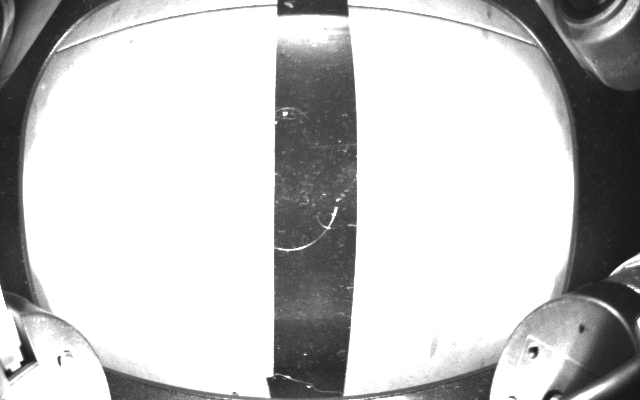
#> input picture black_line_raw.png, 640 x 400 px
$ python -i A3_Line_Following.py   (imports and definitions only)
#> lines starting #> are read from the running program, lines starting #| are printed output that depends on the picture; after the words box and inside, x2 and y2 are one past the last pixel; in counts of white or black regions, pixels touching at a corner belong together
#> further down, picture is the input picture: shape (400, 640, 3); min 20, max 255, mean 196.8
import csv
import threading
import time
from pathlib import Path
from datetime import datetime

import cv2
import numpy as np
try:
    from quick_start_qbot_platform import QBotPlatformCSICamera, QBotPlatformDriver
except ModuleNotFoundError as exc:
    if exc.name != "quick_start_qbot_platform":
        raise
    import importlib.util

    helper_path = Path(__file__).resolve().with_name("quick_start_qbot_platform.py")
    if not helper_path.is_file():
        raise ModuleNotFoundError(
            "Place quick_start_qbot_platform.py"
        ) from exc
    spec = importlib.util.spec_from_file_location("quick_start_qbot_platform", helper_path)
    if spec is None or spec.loader is None:
        raise ImportError(f"Cannot load QBot helper: {helper_path}")
    qbot_api = importlib.util.module_from_spec(spec)
    spec.loader.exec_module(qbot_api)
    QBotPlatformCSICamera = qbot_api.QBotPlatformCSICamera
    QBotPlatformDriver = qbot_api.QBotPlatformDriver


ROBOT_IP = "134.29.23.233"
CAMERA_WIDTH = 640
CAMERA_HEIGHT = 400

CAMERA_FPS = 40.0
DISPLAY_FPS = 30.0

NORMAL_LOG_DIR = Path("normal_following_results")
NORMAL_LOG_INTERVAL = 0.05  # up to 20 recorded camera samples per second

CAMERA_CENTER_OFFSET_PX = 0
LINE_GUIDE_HALF_WIDTH_PX = 200
LINE_GUIDE_EARLY_MARGIN_PX = 18
LINE_GUIDE_CORRECTION_RAMP_PX = 30.0
LINE_GUIDE_MAX_FOLLOW_CORRECTION = 0.025
LINE_GUIDE_MAX_REJOIN_CORRECTION = 0.012
LINE_GUIDE_HEADING_LOOKAHEAD = 0.12
LINE_GUIDE_MIN_FOLLOW_SPEED = 0.050
CENTER_BOTTOM_ROW = 0.94
CENTER_BOTTOM_MAX_SHIFT_PX = 70
CENTER_BOTTOM_WEIGHT = 0.82
CENTER_HOLD_ERROR = 0.025
CENTER_HOLD_HEADING = 0.045
CENTER_HOLD_RELEASE_SMOOTHING = 0.86
CENTER_OPPOSITE_HEADING_FACTOR = 0.60
CENTER_TRIM_P_GAIN = 0.05
CENTER_TRIM_I_GAIN = 0.015
CENTER_TRIM_D_GAIN = 0.16
CENTER_TRIM_MAX = 0.030
CENTER_TRIM_INTEGRAL_MAX = 0.08
CENTER_TRIM_DEADBAND = 0.012
CENTER_TRIM_HEADING_START = 0.10
CENTER_TRIM_HEADING_END = 0.25
CENTER_TRIM_ERROR_START = 0.23
CENTER_TRIM_ERROR_END = 0.35
CENTER_TRIM_MAX_DT = 0.12
CENTER_SLOWDOWN_START = 0.05
CENTER_SLOWDOWN_FULL = 0.21
CENTER_SLOWDOWN_SPEED = 0.052

CORNER_RECOVERY_SCAN_ROWS = (0.92, 0.82, 0.72, 0.62, 0.52)
CORNER_RECOVERY_MAX_ROW_SHIFT_PX = 175

DARK_CONTRAST_RATIO = 0.15
MIN_DARK_CONTRAST = 18.0
SIDE_CONTRAST = 22.0
SCAN_ROWS = (0.90, 0.60, 0.2)
SCAN_HEIGHT = 9
MIN_LINE_WIDTH = 6
MAX_LINE_WIDTH = 155
START_MAX_DISTANCE = 165
TRACK_MAX_DISTANCE = 125
MAX_ROW_SHIFT = 150
MAX_NEAR_MID_SHIFT = 105

FORWARD_SPEED = 0.07
STEERING_GAIN = 0.24
HEADING_GAIN = 0.10
QBOT_CURVE_HEADING_GAIN = 0.08
FOLLOW_ERROR_DEADBAND = 0.03
STEERING_SIGN = -1.0
MAX_TURN_RATE = 0.11
TURN_SMOOTHING = 0.38


SHARP_HEADING_START = 0.16
SHARP_HEADING_FULL = 0.37
SHARP_ERROR_START = 0.38
SHARP_ERROR_FULL = 0.65
SHARP_FORWARD_SPEED = 0.030
SHARP_MAX_TURN_RATE = 0.20
SHARP_STEERING_GAIN = 0.31
SHARP_HEADING_GAIN = 0.34
SHARP_TURN_SMOOTHING = 0.36


SHARP_TURN_STEP = 0.027
SHARP_TURN_BRAKE_STEP = 0.070
CENTER_NEAR_TOL = 0.15
CENTER_BRAKE_SMOOTHING = 0.76
ACQUIRE_FRAMES = 3
LOST_FRAMES = 2

CORNER_MIN_SIDE_PX = 45
CORNER_MAX_OTHER_PX = 48
CORNER_ROW_START = 0.50
CORNER_ROW_END = 0.94
CORNER_TRIGGER_ROW = 0.58
CORNER_APPROACH_SPEED = 0.038
CORNER_CONFIRM_FRAMES = 2
CORNER_FORWARD_SPEED = 0.003
CORNER_TURN_RATE = 0.22
CORNER_MIN_SECONDS = 1.15
CORNER_MAX_SECONDS = 8.0
CORNER_CENTER_TOL = 0.90
CORNER_HEADING_TOL = 1.08
CORNER_LOCK_FRAMES = 3
CORNER_COOLDOWN = 1.4


CORNER_REJOIN_SPEED = 0.025
CORNER_REJOIN_MAX_SECONDS = 3.80
CORNER_REJOIN_LOCK_FRAMES = 4
CORNER_REJOIN_LOST_FRAMES = 5
CORNER_SAFE_REJOIN_AFTER = 4.10

REJOIN_STEERING_GAIN = 0.32
REJOIN_HEADING_GAIN = 0.26
REJOIN_MAX_TURN_RATE = 0.17
REJOIN_SMOOTHING = 0.60
REJOIN_ALIGN_ERROR = 0.09
REJOIN_ALIGN_HEADING = 0.16
REJOIN_SOFT_ERROR = 0.20
REJOIN_SOFT_HEADING = 0.30
REJOIN_SOFT_LOCK_FRAMES = 5
REJOIN_SOFT_MIN_SECONDS = 1.0
REJOIN_FALLBACK_ERROR = 0.35
REJOIN_FALLBACK_HEADING = 0.44
REJOIN_FALLBACK_MIN_SECONDS = 3.0
POST_CORNER_SLOW_SECONDS = 0.9
POST_CORNER_MAX_SPEED = 0.042
CORNER_MIN_YAW_REJOIN = 1.08
CORNER_MAX_YAW = 1.83
CORNER_TIME_FALLBACK = 2.8
CORNER_WIDE_SEARCH_SECONDS = 2.0
CORNER_MEMORY_SECONDS = 0.70
CORNER_CONFIRM_GAP = 0.30
CORNER_MAX_BAND_HEIGHT = 50
CORNER_EARLY_MIN_YAW = 0.60            # About 34 degrees, measured by gyro
CORNER_EARLY_NO_GAP_MIN_YAW = 0.73     # About 42 degrees, stricter visual proof
CORNER_EARLY_NO_GYRO_SECONDS = 2.0     # Camera-confirmed fallback only
CORNER_EARLY_MIN_SECONDS = 0.85
CORNER_EARLY_MAX_ERROR = 0.70
CORNER_EARLY_MAX_HEADING = 0.85
CORNER_EARLY_LOCK_FRAMES = 3

REJOIN_NORMAL_LOCK_FRAMES = 3
REJOIN_NORMAL_MAX_ERROR = 0.88
REJOIN_NORMAL_MAX_HEADING = 1.10
REJOIN_VISIBLE_MAX_SECONDS = 6.0

CURVE_RECOVERY_MAX_SECONDS = 2.5
CURVE_RECOVERY_NORMAL_LOCK_FRAMES = 3
CURVE_RECOVERY_MAX_NO_LINE_FRAMES = 12

MOTOR_PERIOD = 0.01
MAX_COMMAND_AGE = 0.45
MAX_NO_REPLY = 1.00
MOTOR_STILL_TIMEOUT = 3.0
MIN_WHEEL_SPEED = 0.01
MIN_POSITION_CHANGE = 0.02
MAX_NO_FRAME_SECONDS = 0.55

WINDOW = "QBot - M: START / S: STOP / R: STEER / P: SNAP / Q: QUIT"
MASK_WINDOW = "BLACK LINE MASK - black tape appears WHITE"


def clamp(value, low, high):
    return max(low, min(high, value))


# [28 lines left out: function guide_rail_assist, not called in this run]


def mask_segments(band):
    b = (np.asarray(band) > 0).astype(np.int8)
    diff = np.diff(np.pad(b, (1, 1)))
    return list(zip(np.flatnonzero(diff == 1), np.flatnonzero(diff == -1)))


def make_black_mask(frame):
    """Build a black-line mask using row-local background brightness."""
    if frame is None or frame.size == 0:
        raise ValueError("Camera returned empty frame")
    gray = cv2.cvtColor(frame, cv2.COLOR_BGR2GRAY) if frame.ndim == 3 else frame.copy()
    if gray.dtype != np.uint8:
        gray = cv2.convertScaleAbs(gray)
    gray = cv2.medianBlur(gray, 3)
    brightness = np.percentile(gray, 75, axis=1).astype(np.float32)
#> brightness = 400 values, max 255 at index 3, min 240 at index 7, mean 254.8
    min_difference = np.maximum(MIN_DARK_CONTRAST, DARK_CONTRAST_RATIO * brightness)
#> min_difference = 400 values, max 38.25 at index 3, min 36 at index 7, mean 38.22
    threshold = np.maximum(0.0, brightness - min_difference)
#> threshold = 400 values, max 216.8 at index 3, min 204 at index 7, mean 216.6
    mask = (gray.astype(np.float32) < threshold[:, None]).astype(np.uint8) * 255
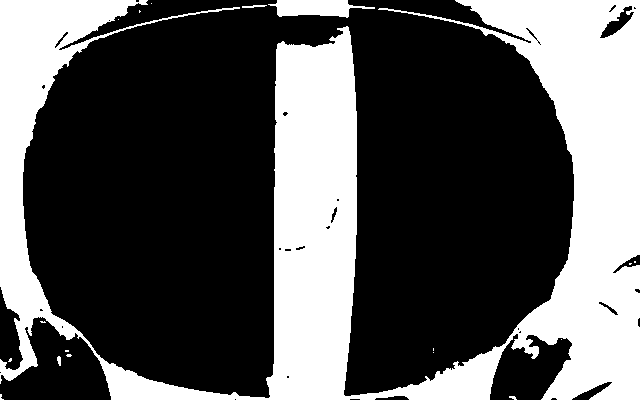
#> mask: shape (400, 640); 34.7% white; 18 white regions (13 under 20 px), largest, box (x1, y1, x2, y2) and area: (0, 0, 640, 400) 87337, (268, 0, 375, 18) 1218, (242, 5, 267, 8) 49, (57, 356, 61, 366) 31, (509, 396, 517, 400) 20
    return gray, mask, brightness


def scan_band(gray, mask, row_fraction, expected_x, max_distance):
    """Find a narrow dark stripe with a brighter background on both sides."""
    h, w = mask.shape
    y = int(clamp(round((h - 1) * row_fraction), 0, h - 1))
    half = SCAN_HEIGHT // 2
    y0, y1 = max(0, y - half), min(h, y + half + 1)
    binary_band = np.median(mask[y0:y1], axis=0) > 127
    gray_band = np.median(gray[y0:y1], axis=0)
    candidates = []
    for x0, x1 in mask_segments(binary_band):
        width = x1 - x0
        if not MIN_LINE_WIDTH <= width <= MAX_LINE_WIDTH:
            continue
        center = (x0 + x1 - 1) / 2.0
        offset = abs(center - expected_x)
        if offset > max_distance:
            continue

        side = int(clamp(width * 0.40, 9, 25))
        if x0 < side or x1 + side > w:
            continue
        inside_gray = float(np.median(gray_band[x0:x1]))
        left_gray = float(np.median(gray_band[x0-side:x0]))
        right_gray = float(np.median(gray_band[x1:x1+side]))
        contrast = min(left_gray, right_gray) - inside_gray
        if contrast < SIDE_CONTRAST:
            continue

        score = offset - 0.06 * contrast
        candidates.append((score, center, width))
    if not candidates:
        return None, y, 0
    _, x, width = min(candidates)
    return x, y, width


def inspect_frame(frame, previous_x=None, wide=False, prepared=None, render=True):

    if prepared is None:
        gray, mask, _ = make_black_mask(frame)
    else:
        gray, mask = prepared
    h, w = mask.shape
#> h = 400; w = 640
    center_x = w/2.0 + CAMERA_CENTER_OFFSET_PX
#> center_x = 320
    expected = center_x if previous_x is None else previous_x
#> expected = 320


    fractions = CORNER_RECOVERY_SCAN_ROWS if wide else SCAN_ROWS
    points = []
    for i, fraction in enumerate(fractions):
        if wide:
            max_distance = int(w * (0.46 if i == 0 else 0.36))
        else:
            max_distance = ((START_MAX_DISTANCE if previous_x is None
                             else TRACK_MAX_DISTANCE) if i == 0 else MAX_ROW_SHIFT)
        x, y, line_width = scan_band(gray, mask, fraction, expected, max_distance)
        points.append((x, y, line_width))
        if x is not None:
            expected = x
#> this loop made 3 passes
#> (x, y, line_width, expected) on passes 1 to 3: (310.5, 359, 74, 310.5), (314.5, 239, 82, 314.5), (315, 80, 79, 315)
#> after the loop, points = [(310.5, 359, 74), (314.5, 239, 82), (315, 80, 79)]

    if wide:

        pair = None
        for i in range(len(points) - 1):
            near_x, far_x = points[i][0], points[i + 1][0]
            if (near_x is not None and far_x is not None and
                    abs(near_x - far_x) <= CORNER_RECOVERY_MAX_ROW_SHIFT_PX):
                pair = (i, near_x, far_x)
                break
        reliable = pair is not None
        if reliable:
            i, near_x, far_x = pair
            track_x = 0.70 * near_x + 0.30 * far_x
            heading = (far_x - near_x) / (w / 2.0)
            anchor_x = near_x
        else:
            track_x, heading, anchor_x = center_x, 0.0, None
    else:

        near_x, _, _ = points[0]
#> near_x = 310.5
        mid_x, _, _ = points[1]
#> mid_x = 314.5
        far_x, _, _ = points[2]
#> far_x = 315
        valid_near = near_x is not None and mid_x is not None and abs(near_x-mid_x) <= MAX_NEAR_MID_SHIFT
#> valid_near = True
        valid_mid = mid_x is not None and far_x is not None and abs(mid_x-far_x) <= MAX_ROW_SHIFT
#> valid_mid = True
        reliable = valid_near or (near_x is None and valid_mid)
#> reliable = True

        if valid_near:

            track_x = 0.90*near_x + 0.10*mid_x
#> track_x = 310.9
            bottom_x, bottom_y, _ = scan_band(
                gray, mask, CENTER_BOTTOM_ROW, near_x, CENTER_BOTTOM_MAX_SHIFT_PX)
#> bottom_x = 308.5; bottom_y = 375
            if (bottom_x is not None and
                    abs(bottom_x - near_x) <= CENTER_BOTTOM_MAX_SHIFT_PX):
                track_x = (CENTER_BOTTOM_WEIGHT * bottom_x +
                           (1.0 - CENTER_BOTTOM_WEIGHT) * near_x)
#> track_x = 308.9
            heading = ((far_x if far_x is not None else mid_x) - near_x) / (w/2.0)
#> heading = 0.0141
            anchor_x = near_x
#> anchor_x = 310.5
        elif reliable:
            track_x = 0.70*mid_x + 0.30*far_x
            heading = (far_x-mid_x)/(w/2.0)
            anchor_x = mid_x
        else:
            track_x, heading, anchor_x = w/2.0, 0.0, None


    error = (track_x-center_x)/(w/2.0) if reliable else 0.0
#> error = -0.0348
    view = None
    if render:
        view = cv2.cvtColor(gray, cv2.COLOR_GRAY2BGR)

        left_rail = int(round(clamp(center_x - LINE_GUIDE_HALF_WIDTH_PX,
                                    0, w - 1)))
#> left_rail = 120
        right_rail = int(round(clamp(center_x + LINE_GUIDE_HALF_WIDTH_PX,
                                     0, w - 1)))
#> right_rail = 520
        cv2.line(view, (left_rail, 0), (left_rail, h - 1),
                 (0, 220, 0), 2)
        cv2.line(view, (right_rail, 0), (right_rail, h - 1),
                 (0, 220, 0), 2)

        cv2.line(view, (int(round(center_x)), 0), (int(round(center_x)), h - 1),
                 (255, 120, 0), 2)
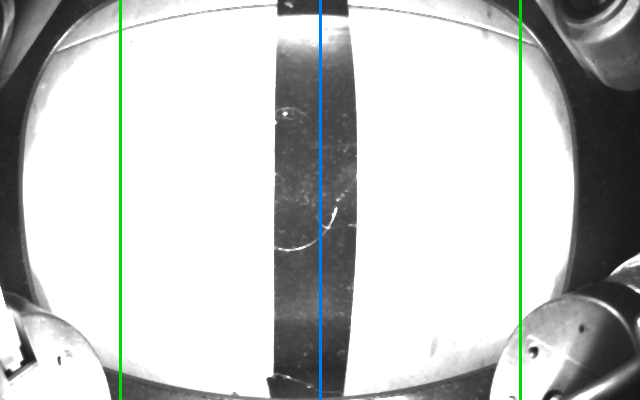
#> view: shape (400, 640, 3); mean B, G, R 195.3, 196.7, 194.1
        for x, y, line_width in points:
            cv2.line(view, (0, y), (w - 1, y), (95, 95, 95), 1)
            if x is not None:
                cv2.circle(view, (int(round(x)), y), 3,
                           (0, 220, 0) if reliable else (0, 0, 255), -1)
#> this loop made 3 passes
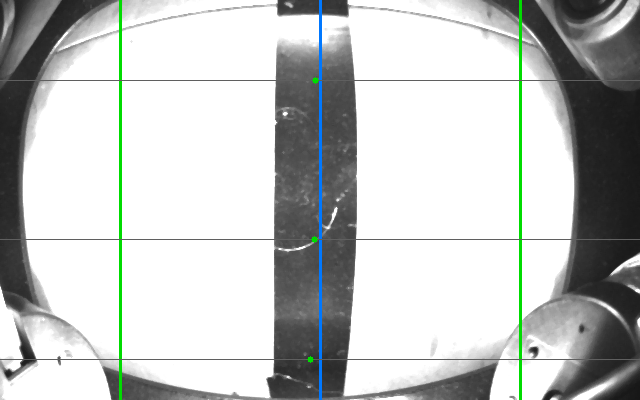
#> view: shape (400, 640, 3); 0.77% of pixels changed, all inside (x1, y1, x2, y2) = (0, 77, 640, 363)
        if reliable:
            if not wide and valid_near and bottom_x is not None:
                cv2.circle(view, (int(round(bottom_x)), int(bottom_y)), 3,
                           (255, 255, 0), 2)
#> view: shape (400, 640, 3); 0.02% of pixels changed, all inside (x1, y1, x2, y2) = (304, 371, 313, 380)

            cv2.circle(view, (int(round(track_x)), points[0][1]), 5,
                       (255, 0, 255), 2)
#> view: shape (400, 640, 3); mean B, G, R 194.6, 196, 193.4
            cv2.putText(view, "CENTER GAP {:+d}px".format(int(round(track_x - center_x))),
                        (8, h - 12), cv2.FONT_HERSHEY_SIMPLEX, 0.55,
                        (0, 255, 255), 2)

            in_guide = abs(track_x - center_x) <= LINE_GUIDE_HALF_WIDTH_PX
#> in_guide = True
            cv2.putText(view,
                        "GUIDE: {} (center +/-{}px)".format(
                            "IN" if in_guide else "OUT", LINE_GUIDE_HALF_WIDTH_PX),
                        (8, h - 36), cv2.FONT_HERSHEY_SIMPLEX, 0.52,
                        (0, 220, 0) if in_guide else (0, 120, 255), 2)
        cv2.putText(view, "BLACK LINE: {} | err={:+.2f} heading={:+.2f}".format(
            "YES" if reliable else "NO", error, heading), (8, 58),
            cv2.FONT_HERSHEY_SIMPLEX, 0.52, (0, 255, 255), 2)
        cv2.putText(view, "W: {} / {} / {} px".format(*(p[2] for p in points[:3])),
                    (8, 81), cv2.FONT_HERSHEY_SIMPLEX, 0.51, (0, 255, 255), 2)
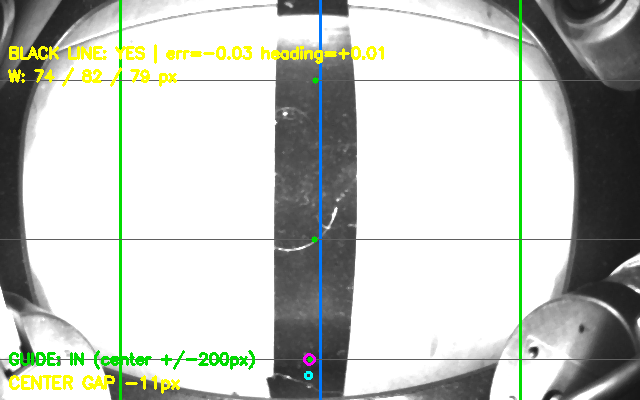
#> view: shape (400, 640, 3); mean B, G, R 189.8, 196.9, 193
    return reliable, error, heading, anchor_x, view, mask


# [218 lines left out: functions detect_sharp_corner, follow_command, qbot_curve_command, regular_line_is_trackable, early_corner_line_is_trackable, corner_early_reacquire_allowed and 2 more, not called in this run]


class LineCenteringTrim:

    def __init__(self):
        self.reset()

    # [91 lines left out: functions reset, update, centering_speed_limit, hybrid_follow_command, not called in this run]


class NormalLineCSV:
    """Record camera measurements and requested motor commands for one run."""

    HEADER = (
        "time_s", "state", "line_detected", "error_norm", "error_px",
        "heading_norm", "forward_cmd_mps", "turn_cmd_radps",
        "trim_cmd_radps", "curve_mode", "scan_mode", "camera_fps",
        "steering_sign"
    )

    # [7 lines left out: function __init__, not called in this run]

    @property
    def active(self):
        return self._file is not None

    # [56 lines left out: functions start, record, close, not called in this run]


class ContinuousMotor:


    # [50 lines left out: functions __init__, yaw_snapshot, yaw_since, start, command, command_snapshot, not called in this run]

    def stop(self):
        self.command(0.0, 0.0)

    # [673 lines left out: functions close, _run, main, not called in this run]


# [2 lines not run here, left out]

>>> import cv2
>>> picture = cv2.imread('../black_line_raw.png')
>>> result = inspect_frame(picture)
#> result = 6 items

$ run again, on light_raw.png
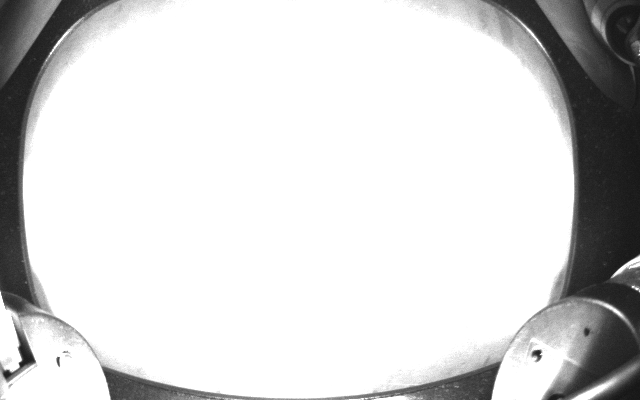
#> input picture light_raw.png, 640 x 400 px
#> picture is the input picture: shape (400, 640, 3); min 20, max 255, mean 215
#> brightness = 400 values from 255 to 255
#> min_difference = 400 values from 38.25 to 38.25
#> threshold = 400 values from 216.8 to 216.8
#> in make_black_mask, `mask = (gray.astype(np.float32) < threshold[:, None]).astype(np.uint8)..`:
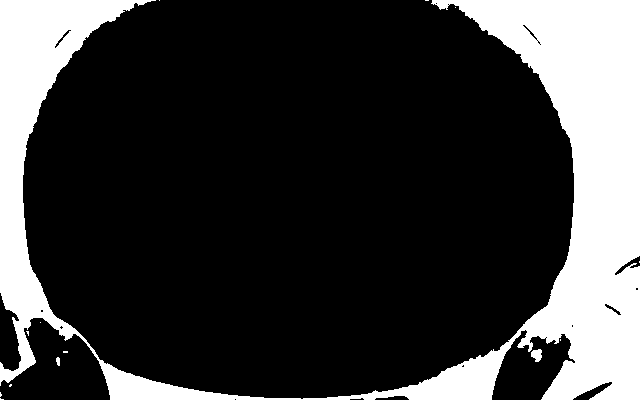
#> mask: shape (400, 640); 23.2% white; 14 white regions (11 under 20 px), largest, box (x1, y1, x2, y2) and area: (0, 0, 640, 400) 59125, (531, 349, 542, 362) 104, (56, 357, 60, 366) 29
#> the loop in inspect_frame, `for i, fraction in enumerate(fractions):` made 3 passes
#> y on passes 1 to 3: 359, 239, 80
#> after the loop in inspect_frame, `for i, fraction in enumerate(fractions):`: points = 3 items
#> valid_near = False
#> error = 0
#> the loop in inspect_frame, `for x, y, line_width in points:` made 3 passes
#> in inspect_frame, `cv2.putText(view, "W: {} / {} / {} px".format(*(p[2] for p in points[:..`:
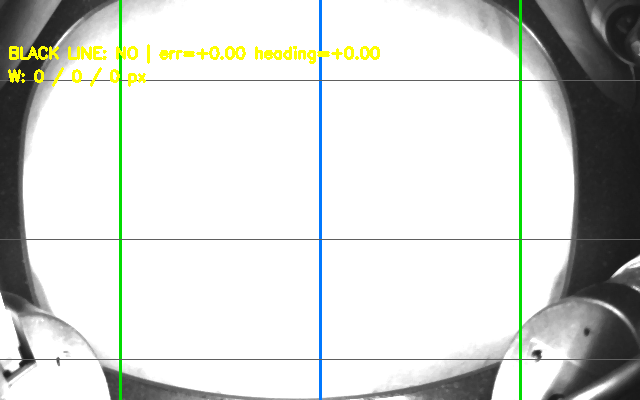
#> view: shape (400, 640, 3); mean B, G, R 209.4, 213.8, 211.3
#> result = 6 items
